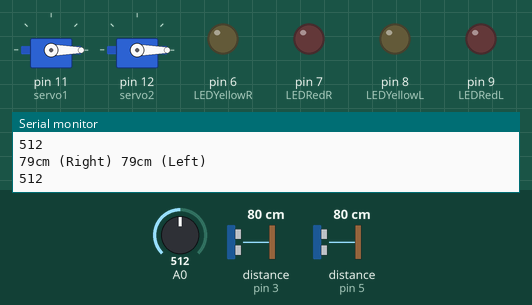
Recording of a sketch running on a simulated Arduino Uno, built with avr-gcc and run on an emulated ATmega328P. Parts: 2 × servo, output pins drawn as LEDs (lit = HIGH), the last lines printed to the serial monitor. Wiring (inferred from the names in the program): 2 × ultrasonic range finder: trigger pin 2, echo pin 3 / trigger pin 4, echo pin 5. Inputs (shaded band) come from the test bench; at power-on: A0 = 512, distance to the obstacle (sensors on pin 3, pin 5) 80 cm. The echo pulse lasts 58.3 µs per cm; pins used as bus, display or sensor lines are not drawn.

Above: at 12.8 s.
12.9 s: A0 set to 590
At 18.4 s:
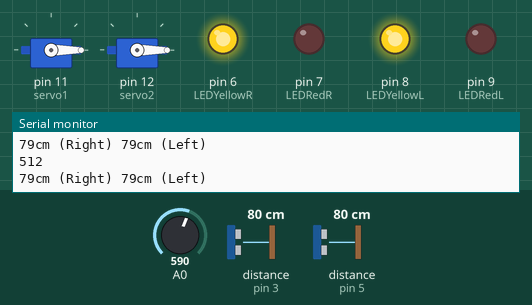
25.2 s: A0 set to 613
At 37.3 s:
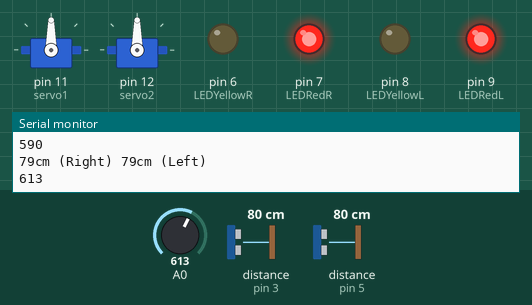
Timing chart, 0 to 38.8 s (numbered marks = the images above; inputs shaded):
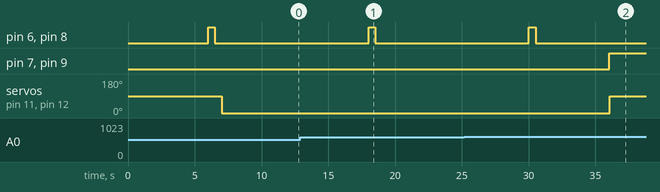

The sketch:

Main_Code__SG90_.ino
```cpp
// Main code for IFWS
#include<Servo.h>

// Initializes Servo Object
Servo servo1;
Servo servo2;

int posUp = 0;
int posDown = 90;

// Initializes Ultrasonic Sensors
const int trigPinR = 2; // Right Sensor
const int echoPinR = 3;

const int trigPinL = 4; // Left Sensor
const int echoPinL = 5;

long timeR, distR, timeL, distL;

// Emergency LEDS
int LEDRedR = 7;
int LEDRedL = 9;
int LEDYellowR = 6;
int LEDYellowL = 8;

// Initializes Water Level Sensors
int sensor;

void setup() {
 servo1.attach(11); // Attaches servo 1 to pin 5
 servo2.attach(12); // Attaches servo 2 to pin 6


 pinMode(LEDRedR, OUTPUT);
 pinMode(LEDRedL, OUTPUT);
 pinMode(LEDYellowR, OUTPUT);
 pinMode(LEDYellowL, OUTPUT);

 // Ultrasonic Sensor GPIO Init
 pinMode(trigPinR, OUTPUT);
 pinMode(trigPinL, OUTPUT);
 pinMode(echoPinR, INPUT);
 pinMode(echoPinL, INPUT);
 Serial.begin(9600);
}

void SR04() {
  // Rigth HC-SR04
 digitalWrite(trigPinR, LOW);
 delayMicroseconds(2);
 digitalWrite(trigPinR, HIGH);
 delayMicroseconds(10);
 digitalWrite(trigPinR, LOW);
 pinMode(echoPinR, INPUT);
 timeR = pulseIn(echoPinR, HIGH);
 distR = (timeR / 2) / 29.1;

 // Left HC-SR04
 digitalWrite(trigPinL, LOW);
 delayMicroseconds(2);
 digitalWrite(trigPinL, HIGH);
 delayMicroseconds(10);
 digitalWrite(trigPinL, LOW);
 pinMode(echoPinL, INPUT);
 timeL = pulseIn(echoPinL, HIGH);
 distL = (timeL / 2) / 29.1;

}

void SG90UP(int up) {
 servo1.write(up);
 servo2.write(up);
}

void SG90DN(int down) {
 servo1.write(down);
 servo2.write(down);
}


void eLEDY() {
  digitalWrite(LEDYellowR, HIGH);
  digitalWrite(LEDYellowL, HIGH);
  delay(500);
  digitalWrite(LEDYellowR, LOW);
  digitalWrite(LEDYellowL, LOW);
  delay(500);
}
void eLEDROn() {
  digitalWrite(LEDRedR, HIGH);
  digitalWrite(LEDRedL, HIGH);
}
void eLEDROff() {
  digitalWrite(LEDRedR, LOW);
  digitalWrite(LEDRedL, LOW);
}

void WaterSensor() {
 sensor = analogRead(A0);
 Serial.println(sensor);

 delayMicroseconds(5);
}

void loop() {

 SR04();

   WaterSensor();

   if (sensor > 600) {
      eLEDROn();
      delay(50);
      SG90DN(posDown);
   }

 delay(3000);

 Serial.print(distR);
 Serial.print("cm (Right) ");
 Serial.print(distL);
 Serial.print("cm (Left)");
 Serial.println();
 delay(3000);

 if (sensor < 600) {
   eLEDROff();
   eLEDY();
  SG90UP(posUp);
 }

 delay(5000);
}
```

Measured:
- the behaviour switches between 600 and 601 on A0 (found by bisection; images 1 and 2)
- after the input at 25.2 s, pin 6 (LEDYellowR), pin 8 (LEDYellowL): goes on until 30.5 s, then stays LOW; pin 7 (LEDRedR), pin 9 (LEDRedL): LOW → HIGH after 10.8 s; servo on pin 11 (servo1), servo on pin 12 (servo2): 0° → 90° after 10.9 s
